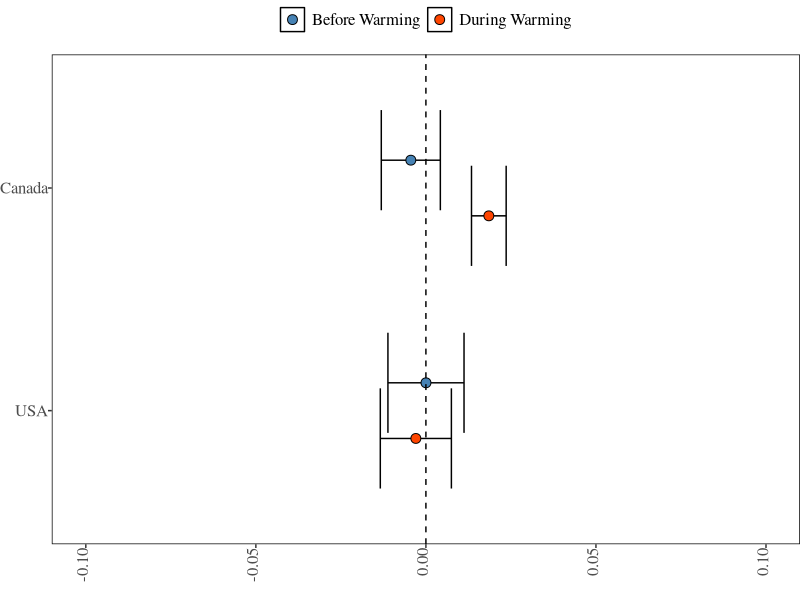
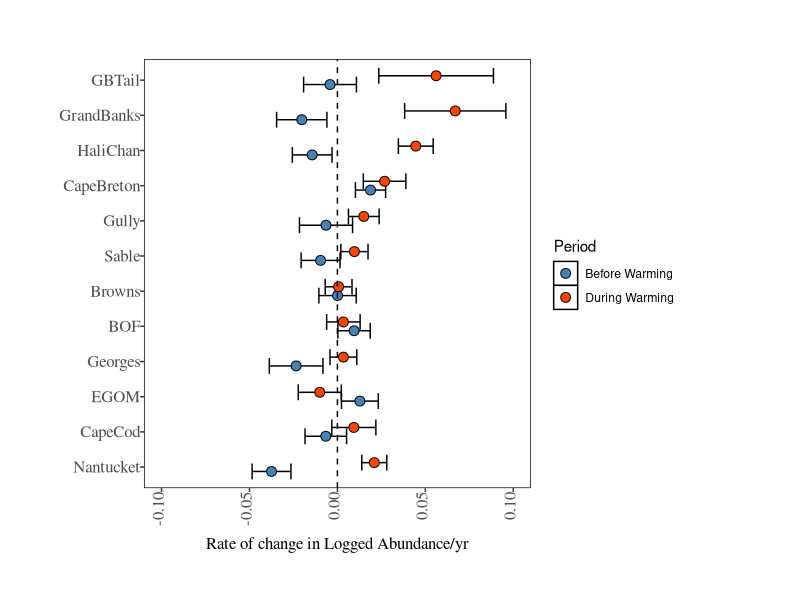
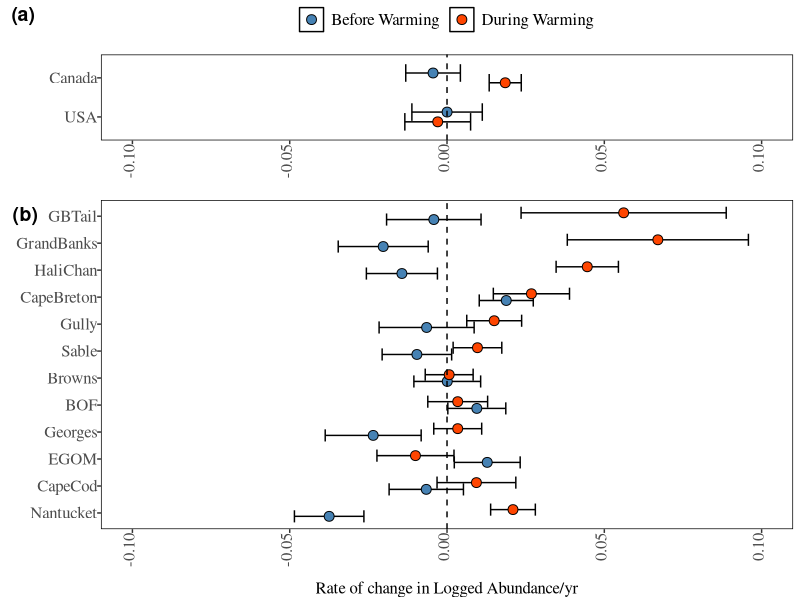
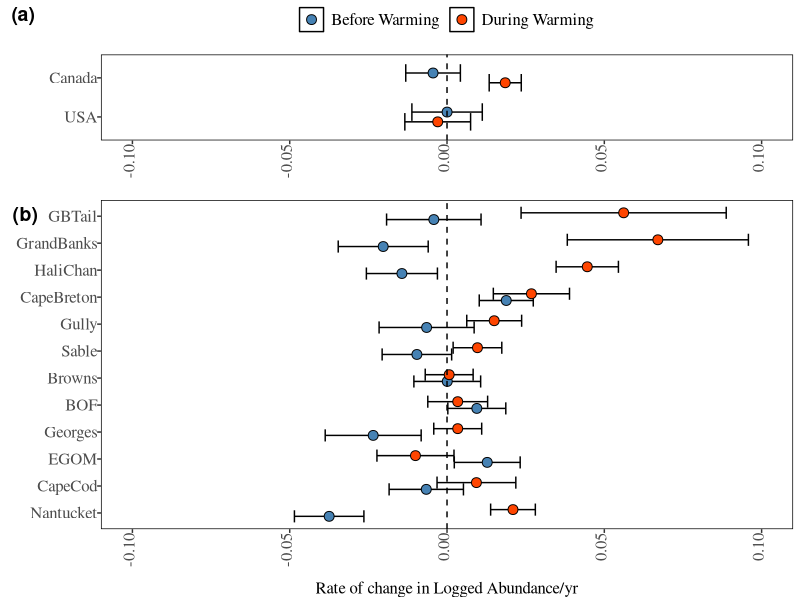
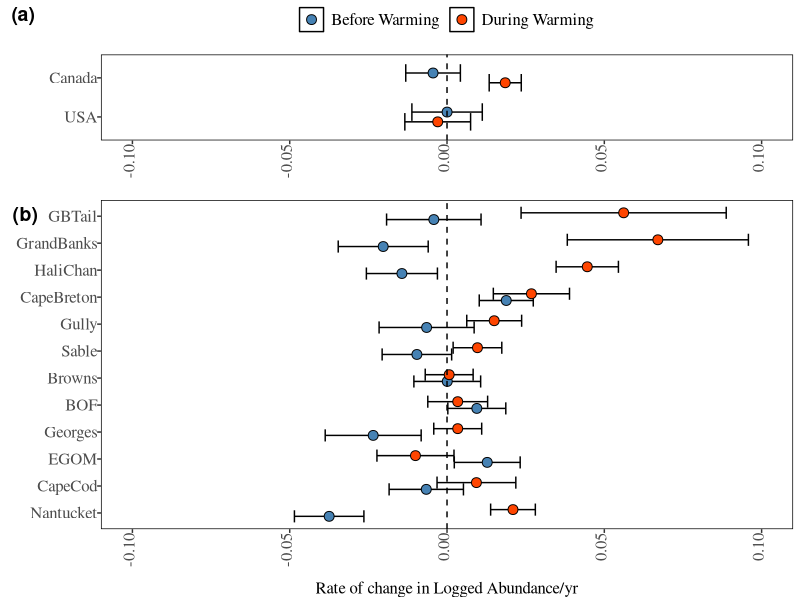

The R script that drew these images, in order: (Note: this script raises an error after producing the figures.)
library(tidyverse)
library(broom)
library(dplyr)

library(ggplot2)
library(cowplot)
library(patchwork)
library(gridExtra)
library(RColorBrewer)
library(scales)

library(grid)  # For unit() function
#theme----
theme_replace(panel.grid.minor = element_blank(), panel.grid.major = element_line(colour="black"),
              
              strip.background=element_rect(colour="black",fill="white"))

theme_set(theme_bw())

theme_replace(legend.key =element_rect(colour="black",fill="white"),
              
              plot.margin = unit(c(1.5,3,1.5,1), "cm"),
              
              #plot.margin=margin(3,4,4,0),
              
              #plot.margin=margin(3,4,4,0),
              
              plot.title=element_text(size=16,vjust=1.5,family="serif"),
              
              legend.background=element_rect(size=.9,colour="white",fill="white"),
              
              strip.text=element_text(size=14,family="serif",angle=0),
              
              panel.border = element_rect(colour = "black",fill=NA),
              
              panel.grid.minor = element_blank(), panel.grid.major = element_blank(),
              
              strip.background=element_rect(colour="black",fill="white"),
              
              axis.text.x = element_text(angle = 90, vjust = 0.2, hjust=1,size=12,family="serif"),
              
              axis.text.y = element_text(angle = 0, vjust = 0.5, hjust=1,size=12,family="serif"),
              
              axis.title.x=element_text(size=12,hjust=0.5,vjust=-2,family="serif"))

pd <- position_dodge(.5)
#END theme----


#ABUNDANCE SLOPES Calculate and plot the change in slope for each time period
#Regional
Reg_SlopSpring <- read.csv(here::here("2025-04-23/Output/IndexAbundance/RegionAbdSlope.Spring.csv"),row.names=NULL)
names(Reg_SlopSpring)
#Figure ABD RATE----
Reg_SlopSpring$Ord2Region<-factor(Reg_SlopSpring$Index_Region, levels=c("USA","Canada"))

Reg_SlopSpring$RevPeriod <- factor(Reg_SlopSpring$Period, levels = c("During Warming", "Before Warming")) 
RegionRatesPlot<-
  ggplot(Reg_SlopSpring , aes(x = factor(Ord2Region), y = estimate,fill=RevPeriod)) +
  geom_errorbar(aes(ymin = conf.low, ymax = conf.high), position = pd) +
  geom_point(shape = 21, size = 3, position = pd) +
  guides(fill = guide_legend(reverse = TRUE)) +  # Reverse the legend order
  scale_fill_manual(values = c("orangered","steelblue" ))+ #Reverse the colors
  coord_flip() +
  geom_hline(yintercept = 0, linetype = "dashed") + # Dashed line for y=0
  ylim(-0.1,0.1)+
  # theme_minimal() + # A cleaner minimal theme
  theme(
    text = element_text(family = "serif"),  
    legend.position = "top",
    #legend.position.inside = c(0.25, 0.6),               # Position of the legend
    legend.box.background = element_blank(), # Transparent legend box
    legend.title = element_blank(),             # Hide legend title
    legend.text = element_text(size = 12, family = "serif"), # Customize legend text
    axis.text = element_text(size = 14),      # Customize x-axis label
    axis.title.y = element_blank(),             # Remove y-axis label
    axis.title.x = element_text(size = 14),      # Customize x-axis label
    plot.margin=margin(0,0,0,0))+
  xlab("")    +                                 # Clear x-axis label
  ylab("")
RegionRatesPlot

#Core Areas----


#2.2 Calculate and plot the change in slope for each time period for each CA----
abundance_ind_CA <- read.csv(here::here("2025-04-23/Output/IndexAbundance/abundance_ind_CA.csv"),row.names=NULL)
abundance_ind_CA$Period<-NULL
abundance_ind_CA$Period[abundance_ind_CA$Year<2006]<-"Before Warming"
abundance_ind_CA$Period[abundance_ind_CA$Year>2005]<-"During Warming"

names(abundance_ind_CA)
abundance_ind_CA.spr<- subset(abundance_ind_CA, abundance_ind_CA$Season == "Spring")

abundance_ind_CA.spr$ordCoreArea<-factor(abundance_ind_CA.spr$Index_Region, levels=c("Nantucket","CapeCod","EGOM","Georges","BOF","Browns","Sable","CapeBreton","Gully","HaliChan","GrandBanks","GBTail"))

#Assign colors to regions----
region_colours2 <- c(
  "Nantucket" = "#56B4E9",
  "CapeCod" = "#2171B5",
  "EGOM" = "#004995",
  "Georges" = "#EDA752",
  "BOF" = "#8C510A",
  "Browns" = "#D8781D",
  "Sable" = "#C0C0C0",
  "Gully" = "#7F7F7F",
  "CapeBreton" = "#4D4D4D",
  "HaliChan" = "#00441B",
  "GrandBanks" = "#238B45",
  "GBTail" = "#81C784"
)


abundance_ind_CA.spr$ordCoreArea<-factor(abundance_ind_CA.spr$ordCoreArea, levels=names(region_colours2))
#END assign colors estimate slopes----
CA_Abundance_coefficients_df <- abundance_ind_CA.spr %>%
  group_by(ordCoreArea,Period) %>%
  do({
    model <- lm(log10(Index_Estimate+1) ~ Year, data = .)
    data.frame(t(coef(model)))
    tidy(model, conf.int = TRUE) # Includes coefficients with 95% CI by default
  }) %>%
  ungroup()

CA_Abundance_coefficients_df <- CA_Abundance_coefficients_df%>%
  filter(term == "Year")  # Replace "x" with "Intercept" to plot intercept

#END assign colors and order and estimate slopes----
pd <- position_dodge(.5)
# Plot the coefficients with error bars----
#ggplot(CA_Abundance_coefficients_df  , aes(x =  fct_rev(factor(ordCoreArea)), y = estimate,fill=Period)) +
CARatesPlot<-  ggplot(CA_Abundance_coefficients_df  , aes(x =  factor(ordCoreArea), y = estimate,fill=Period)) +
  geom_errorbar(aes(ymin = conf.low, ymax =conf.high),position=pd)+
  geom_point(shape=21, size = 3,position=pd) +
  coord_flip()+
  scale_fill_manual(values=c("steelblue", "orangered"))+
  #geom_vline(xintercept = seq(1.5, length(unique(filtered_df$ordCore_Area)) - 0.5, by = 1),color = "gray", linetype = "solid", size = 0.5)+
  #geom_vline(xintercept=c(1.5,2.5),lty=2,col="gray50")+
  geom_hline(yintercept=0,lty=2)+#geom_text(aes(label=paste("R2=",signif(R2,digits=2)),x=1.2,y=min(slope)),cex=2)+
   ylim(-0.1,0.1)+
  xlab("")  +ylab("Rate of change in Logged Abundance/yr")
#+ggtitle("Rate of change in Abundance Before \n and during accelerated warming , Spring ")

  CARatesPlot
  

#END manual labels----
  # Ensure both plots have identical margins
  RegionRatesPlot<- RegionRatesPlot + theme(plot.margin = margin(t=0,b=0,l=10,r=5),axis.title.y = element_blank())
  CARatesPlot <- CARatesPlot + theme(plot.margin = margin(t=0,b=10,l=10,r=5),axis.title.y = element_blank(),legend.position = "none")
  
  # Combine plots with better alignment
  RatesAbdCombo <- plot_grid(
    RegionRatesPlot, 
    CARatesPlot, 
    nrow = 2, 
    rel_heights = c(1,2),rel_widths =c(1,1), 
    labels = c("(a)", "(b)"), 
    align = "v",  # Align both horizontally and vertically
    axis = "tblr"  # Align all axes
  )
  RatesAbdCombo
  ggsave(here::here("NancBranchDataScript/FancyFiguresforMS/SUPPRatesAbdCombo.jpeg"), plot =  RatesAbdCombo, dpi = 600, width = 8, height = 6, units = "in", device = "jpeg") 
  

FigureAbdSlopesRates<-
  plot_grid(RegionRatesPlot, CARatesPlot, nrow = 2,rel_heights = c(1, 2),labels = c("(a)", "(b)"),align = "v", axis = "lr") # Add labels
  plot_layout(guides = "collect") &
    theme(
      legend.title=element_blank(),legend.text=element_text(family="serif"),
      legend.position = "top",
      legend.box = "horizontal",
      legend.margin = margin(0, 0, 0, 0),
      legend.spacing.x = unit(0.2, 'cm'),
      plot.margin = margin(30, 0, 0, 5)
    )
  FigureAbdSlopesRates
#to be more accurate aobut labels, we can use the following code to add a legend
final_plot2 <- draw_plot_label(
  final_plot2,
  label = c("a", "b"),
  x = c(0.01, 0.01, 0.52),  # x-positions for labels (in [0, 1] units)
  y = c(0.99, 0.48, 0.48),  # y-positions (top of each panel)
  size = 14,
  fontface = "bold"
)
# Save the final plot with legend
ggsave(here::here("NancBranchDataScript/FancyFiguresforMS/FigureAbdSlopesRates.jpeg"), plot = final_plot, dpi = 600, width = 8, height = 6, units = "in", device = "jpeg")



#ggsave(here::here("R/DataforFinalFigs/Figure2AbdAbdRates.tiff"), plot = Figure2AbdAbdRates, dpi = 600, width = 8, height = 6, units = "in", device = "tiff")
# END Plot abundance indexed regions  ----
#ggsave(here::here("NancBranchDataScript/FancyFiguresforMS/Figure2AbdAbdRates.jpeg"), plot = Figure2AbdAbdRates, dpi = 600, width = 8, height = 6, units = "in", device = "jpeg")



abundance_ind_CA$Period<-NULL
abundance_ind_CA$Period[abundance_ind_CA$Year<2006]<-"Before Warming"
abundance_ind_CA$Period[abundance_ind_CA$Year>2005]<-"During Warming"

CA_Abundance_coefficients_df <- abundance_ind_CA %>%
  group_by(Index_Region,Period) %>%
  do({
    model <- lm((Index_Estimate) ~ Year, data = .)
    data.frame(t(coef(model)))
    tidy(model, conf.int = TRUE) # Includes coefficients with 95% CI by default
  }) %>%
  ungroup()

CA_Abundance_coefficients_df <- CA_Abundance_coefficients_df%>%
  filter(term == "Year")  # Replace "x" with "Intercept" to plot intercept
CA_Abundance_coefficients_df$ordRegion<-factor(CA_Abundance_coefficients_df$Index_Region,levels=c("EGOM","BOF","CapeBreton","HaliChan",
                                                                                                  "CapeCod","Browns","Gully","GrandBanks",
                                                                                                  "Nantucket","Georges","Sable","GBTail"))

pd <- position_dodge(.5)

ggplot(CA_Abundance_coefficients_df  , aes(x =  fct_rev(factor(ordRegion)), y = estimate,fill=Period)) +
  geom_errorbar(aes(ymin = conf.low, ymax =conf.high),position=pd)+
  geom_point(shape=21, size = 3,position=pd) +
  coord_flip()+
  scale_fill_manual(values=c("steelblue", "orangered"))+
  #geom_vline(xintercept = seq(1.5, length(unique(filtered_df$ordCore_Area)) - 0.5, by = 1),color = "gray", linetype = "solid", size = 0.5)+
  #geom_vline(xintercept=c(1.5,2.5),lty=2,col="gray50")+
  geom_hline(yintercept=0,lty=2)+#geom_text(aes(label=paste("R2=",signif(R2,digits=2)),x=1.2,y=min(slope)),cex=2)+
  # ylim(-0.018,0.018)+
  xlab("")+  ylab("Rate of change in Abundance count/yr")+
  ggtitle("Rate of change in Abundance Before \n and during accelerated warming , Spring ")
#COGrates of change----
